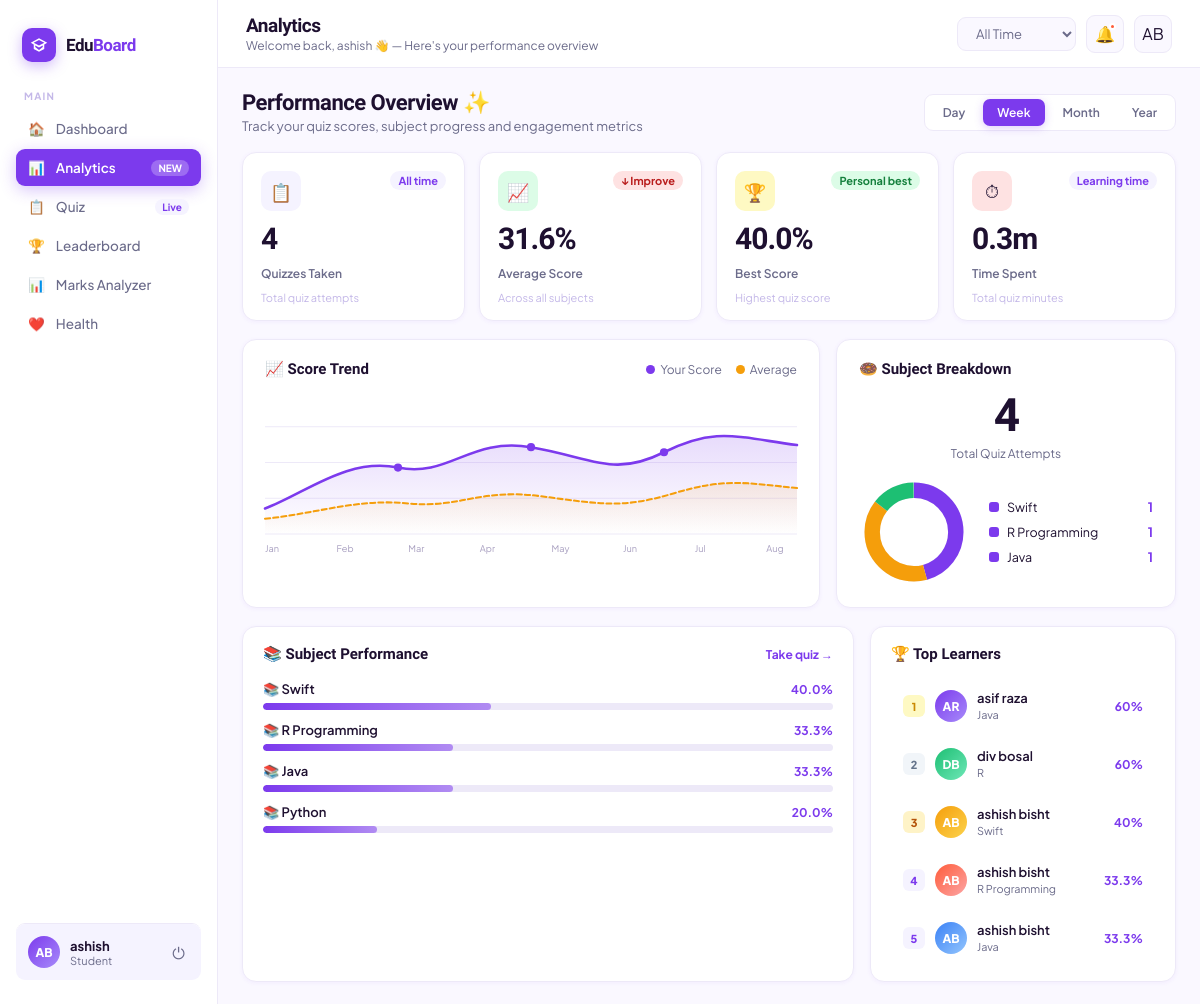
The app's page /analytics (signed in) with its own data.
### app.py (models this page shows, shortened)
class User(db.Model):
    id            = db.Column(db.Integer, primary_key=True)
    first_name    = db.Column(db.String(80),  nullable=False)
    last_name     = db.Column(db.String(80),  nullable=False)
    email         = db.Column(db.String(150), unique=True, nullable=False)
    password_hash = db.Column(db.String(256), nullable=False)
    role          = db.Column(db.String(20),  default='student')   # student | teacher
    grade         = db.Column(db.String(20),  nullable=True)       # student only
    section       = db.Column(db.String(20),  nullable=True)       # student only
    subject       = db.Column(db.String(80),  nullable=True)       # teacher only
    staff_id      = db.Column(db.String(40),  nullable=True)       # teacher only
    created_at    = db.Column(db.DateTime,    default=datetime.utcnow)
    quiz_attempts = db.relationship('QuizAttempt', backref='user', lazy=True)
    @property
    def initials(self):
        return f"{self.first_name[0]}{self.last_name[0]}".upper()

class QuizAttempt(db.Model):
    id          = db.Column(db.Integer, primary_key=True)
    user_id     = db.Column(db.Integer, db.ForeignKey('user.id'), nullable=True)
    subject     = db.Column(db.String(100), nullable=False)
    difficulty  = db.Column(db.String(20),  nullable=False)
    score       = db.Column(db.Integer,  default=0)
    total       = db.Column(db.Integer,  default=0)
    percentage  = db.Column(db.Float,   default=0.0)
    time_taken  = db.Column(db.Integer, default=0)   # seconds
    taken_at    = db.Column(db.DateTime, default=datetime.utcnow)
    questions   = db.relationship('QuizQuestion', backref='attempt', lazy=True)

### app.py (the view)
@app.route('/analytics')
@login_required
def analytics():
    user  = current_user()
    stats = _get_user_stats(user)
    subject_stats = _get_subject_stats(user)
    return render_template('analytics.html', user=user, stats=stats, subject_stats=subject_stats)

### app.py (called while the page is built)
def login_required(f):
    @wraps(f)
    def decorated(*args, **kwargs):
        if 'user_id' not in session:
            return redirect(url_for('login'))
        return f(*args, **kwargs)
    return decorated

def current_user():
    if 'user_id' in session:
        return User.query.get(session['user_id'])
    return None

def _get_user_stats(user):
    if not user:
        return {}
    attempts = QuizAttempt.query.filter_by(user_id=user.id).all()
    total_quizzes = len(attempts)
    avg_score = round(sum(a.percentage for a in attempts) / total_quizzes, 1) if attempts else 0
    best_score = max((a.percentage for a in attempts), default=0)
    total_time = sum(a.time_taken for a in attempts)
    return {
        'total_quizzes': total_quizzes,
        'avg_score':     avg_score,
        'best_score':    round(best_score, 1),
        'total_time_min': round(total_time / 60, 1),
    }

def _get_subject_stats(user):
    if not user:
        return []
    rows = {}
    for a in QuizAttempt.query.filter_by(user_id=user.id).all():
        if a.subject not in rows:
            rows[a.subject] = {'scores': [], 'count': 0}
        rows[a.subject]['scores'].append(a.percentage)
        rows[a.subject]['count'] += 1
    result = []
    for subj, data in rows.items():
        avg = round(sum(data['scores']) / len(data['scores']), 1)
        info = SUBJECT_MAP.get(subj, {'emoji': '📚', 'color': '#7C3AED'})
        result.append({'subject': subj, 'avg': avg, 'count': data['count'],
                       'emoji': info['emoji'], 'color': info['color']})
    return sorted(result, key=lambda x: x['avg'], reverse=True)

### templates/analytics.html (shortened to what this page needs)
<!DOCTYPE html>
<html lang="en">
<head>
</head>
<body>
<aside class="sidebar">
  <div class="brand">
    <div class="brand-icon"><svg viewBox="0 0 24 24"><path d="M12 3L1 9l4 2.18v6L12 21l7-3.82v-6L23 9zm0 2.26L19.16 9 12 12.74 4.84 9zm5 9.26L12 18.74 7 14.52V12.5l5 2.74 5-2.74z"/></svg></div>
    <div class="brand-name">Edu<span>Board</span></div>
  </div>
  <span class="nav-label">Main</span>
  <a class="nav-item" href="/dashboard"><span>🏠</span> Dashboard</a>
  <a class="nav-item active" href="/analytics"><span>📊</span> Analytics <span class="nav-pill-active">NEW</span></a>
  <a class="nav-item" href="/quiz"><span>📋</span> Quiz <span class="nav-pill">Live</span></a>
  <a class="nav-item" href="/leaderboard"><span>🏆</span> Leaderboard</a>
  <a class="nav-item" href="/marks-analyzer"><span>📊</span> Marks Analyzer</a>
  <a class="nav-item" href="/health"><span>❤️</span> Health</a>
  <div style="flex:1"></div>
  <div class="sidebar-user" style="border-top:1.5px solid var(--border);padding-top:16px;background:none;padding:0">
    <div style="background:var(--purple-soft);border-radius:var(--rsm);padding:12px;display:flex;align-items:center;gap:10px;width:100%">
    <div class="su-avatar">{{ user.initials }}</div>
    <div class="su-info">
      <div class="su-name">{{ user.first_name }}</div>
      <div class="su-role">{{ user.role|capitalize }}</div>
    </div>
    <a href="/logout" class="su-logout" title="Logout">⏻</a>
    </div>
  </div>
</aside>
<div class="content">
  <div class="topbar">
    <div class="topbar-left">
      <h1>Analytics</h1>
      <p>Welcome back, {{ user.first_name }} 👋 — Here's your performance overview</p>
    </div>
    <div class="topbar-right">
      <select class="tb-filter">
        <option>All Time</option><option>This Month</option><option>Last 7 Days</option><option>This Year</option>
      </select>
      <div class="icon-btn">🔔<span class="notif-dot"></span></div>
      <div class="icon-btn">{{ user.initials }}</div>
    </div>
  </div>
  <div class="main">
    <div class="welcome-strip">
      <div class="welcome-text">
        <h2>Performance Overview ✨</h2>
        <p>Track your quiz scores, subject progress and engagement metrics</p>
      </div>
      <div class="range-tabs">
        <div class="range-tab" onclick="setRange(this)">Day</div>
        <div class="range-tab active" onclick="setRange(this)">Week</div>
        <div class="range-tab" onclick="setRange(this)">Month</div>
        <div class="range-tab" onclick="setRange(this)">Year</div>
      </div>
    </div>
    <div class="stat-grid">
      <div class="stat-card">
        <div class="stat-card-top">
          <div class="stat-icon" style="background:#F5F3FF">📋</div>
          <span class="stat-badge badge-neu">All time</span>
        </div>
        <div class="stat-val">{{ stats.total_quizzes }}</div>
        <div class="stat-label">Quizzes Taken</div>
        <div class="stat-sub">Total quiz attempts</div>
      </div>
      <div class="stat-card">
        <div class="stat-card-top">
          <div class="stat-icon" style="background:#DCFCE7">📈</div>
          <span class="stat-badge {% if stats.avg_score >= 60 %}badge-up{% else %}badge-down{% endif %}">
            {% if stats.avg_score >= 60 %}↑ Good{% else %}↓ Improve{% endif %}
          </span>
        </div>
        <div class="stat-val">{{ stats.avg_score }}%</div>
        <div class="stat-label">Average Score</div>
        <div class="stat-sub">Across all subjects</div>
      </div>
      <div class="stat-card">
        <div class="stat-card-top">
          <div class="stat-icon" style="background:#FEF9C3">🏆</div>
          <span class="stat-badge badge-up">Personal best</span>
        </div>
        <div class="stat-val">{{ stats.best_score }}%</div>
        <div class="stat-label">Best Score</div>
        <div class="stat-sub">Highest quiz score</div>
      </div>
      <div class="stat-card">
        <div class="stat-card-top">
          <div class="stat-icon" style="background:#FEE2E2">⏱</div>
          <span class="stat-badge badge-neu">Learning time</span>
        </div>
        <div class="stat-val">{{ stats.total_time_min }}m</div>
        <div class="stat-label">Time Spent</div>
        <div class="stat-sub">Total quiz minutes</div>
      </div>
    </div>
    <div class="mid-row">
      <div class="chart-card">
        <div class="card-header">
          <div class="card-title">📈 Score Trend</div>
          <div class="card-legend">
            <span class="legend-item"><span class="legend-dot" style="background:#7C3AED"></span>Your Score</span>
            <span class="legend-item"><span class="legend-dot" style="background:#F59E0B"></span>Average</span>
          </div>
        </div>
        <svg viewBox="0 0 520 160" xmlns="http://www.w3.org/2000/svg" style="width:100%;overflow:visible">
          <text x="0"   y="152" font-size="9" fill="#A89FC0" font-family="Plus Jakarta Sans">Jan</text>
          <text x="70"  y="152" font-size="9" fill="#A89FC0" font-family="Plus Jakarta Sans">Feb</text>
          <text x="140" y="152" font-size="9" fill="#A89FC0" font-family="Plus Jakarta Sans">Mar</text>
          <text x="210" y="152" font-size="9" fill="#A89FC0" font-family="Plus Jakarta Sans">Apr</text>
          <text x="280" y="152" font-size="9" fill="#A89FC0" font-family="Plus Jakarta Sans">May</text>
          <text x="350" y="152" font-size="9" fill="#A89FC0" font-family="Plus Jakarta Sans">Jun</text>
          <text x="420" y="152" font-size="9" fill="#A89FC0" font-family="Plus Jakarta Sans">Jul</text>
          <text x="490" y="152" font-size="9" fill="#A89FC0" font-family="Plus Jakarta Sans">Aug</text>
        </svg>
      </div>
      <div class="pie-card">
        <div class="card-header"><div class="card-title">🍩 Subject Breakdown</div></div>
        <div class="big-num">{{ stats.total_quizzes }}</div>
        <div class="big-sub">Total Quiz Attempts</div>
        <div class="donut-wrap" style="margin-top:16px">
          <div class="donut-legend" id="donut-legend">
            {% for s in subject_stats[:3] %}
            <div class="dl-item">
              <div class="dl-dot" style="background:{{ s.color }}"></div>
              <span>{{ s.subject }}</span>
              <span class="dl-val" style="color:{{ s.color }}">{{ s.count }}</span>
            </div>
            {% else %}
            <div style="font-size:12px;color:var(--muted)">Take quizzes to see breakdown</div>
            {% endfor %}
          </div>
        </div>
      </div>
    </div>
    <div class="wide-row">
      <div class="bottom-card">
        <div class="card-header" style="margin-bottom:4px">
          <div class="card-title">📚 Subject Performance</div>
          <a href="/quiz" style="font-size:12px;font-weight:700;color:var(--purple);text-decoration:none">Take quiz →</a>
        </div>
        <div class="progress-list" id="subject-progress-list">
          {% if subject_stats %}
            {% for s in subject_stats %}
            <div class="progress-item">
              <div class="progress-top">
                <span class="progress-name">{{ s.emoji }} {{ s.subject }}</span>
                <span class="progress-pct">{{ s.avg }}%</span>
              </div>
              <div class="progress-bar-bg">
                <div class="progress-bar-fill" style="width:{{ s.avg }}%;background:linear-gradient(90deg,{{ s.color }},{{ s.color }}88)"></div>
              </div>
            </div>
            {% endfor %}
          {% else %}
          <div style="color:var(--muted);font-size:13px;padding:16px 0;text-align:center">
            📋 Complete quizzes to see your subject performance here.
          </div>
          {% endif %}
        </div>
      </div>
      <div class="bottom-card">
        <div class="card-header" style="margin-bottom:4px">
          <div class="card-title">🏆 Top Learners</div>
        </div>
        <div class="leader-list" id="leaderboard-list">
        </div>
      </div>
    </div>
  </div>
</div>
</body>
</html>

### records on screen
User: initials "AB", first_name "ashish", role "Student"
QuizAttempt: subject "Swift", count "1", emoji "📚", avg "40.0"
QuizAttempt: subject "R Programming", count "1", emoji "📚", avg "33.3"
QuizAttempt: subject "Java", count "1", emoji "📚", avg "33.3"
QuizAttempt: emoji "📚", subject "Python", avg "20.0"

### other values on screen
{{ stats.total_quizzes }} "4"
{{ stats.avg_score }} "31.6"
{{ stats.best_score }} "40.0"
{{ stats.total_time_min }} "0.3"
